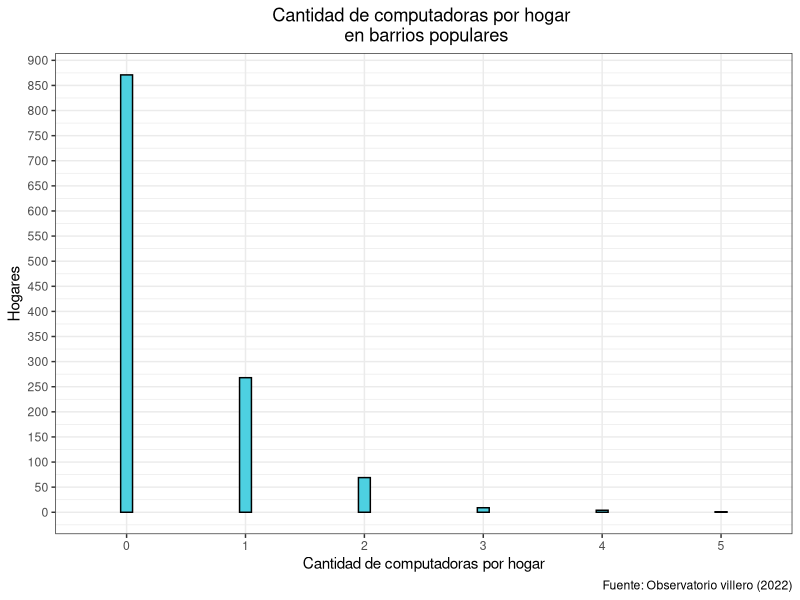

Reproduce this figure in R.
install.packages("readxl")
# Alternatively, install just ggplot2:
install.packages("tidyverse")

library(readxl)
library(ggplot2)

# URL
df = read_excel("Datos_LP.xlsx", sheet = "FILTRO");
summary(df);

#6- Porcentaje computadoras disponibles
data = data.frame(integrantes = as.factor(df$`Cantidad de computadoras`))
ggplot(data, aes(x=integrantes)) +
  geom_bar(fill="#4dd0e1", color="black", width=.1) +
  xlab("Cantidad de computadoras por hogar") +
  scale_y_continuous(name = "Hogares", breaks = seq(0, 900, 50)) +
  labs(title = "Cantidad de computadoras por hogar \n en barrios populares",
       caption = "Fuente: Observatorio villero (2022)") +
  theme_bw() +
  theme(plot.title = element_text(hjust = 0.5))